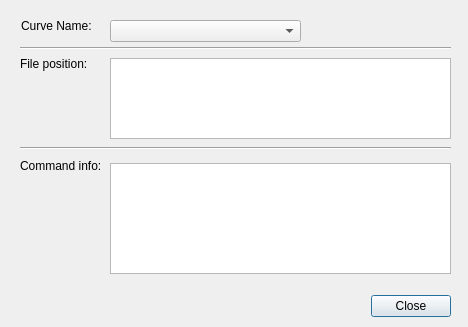
<?xml version="1.0" encoding="UTF-8"?>
<ui version="4.0">
 <class>IcvCurveInfo</class>
 <widget class="QDialog" name="IcvCurveInfo">
  <property name="geometry">
   <rect>
    <x>0</x>
    <y>0</y>
    <width>468</width>
    <height>327</height>
   </rect>
  </property>
  <property name="windowTitle">
   <string>Dialog</string>
  </property>
  <property name="sizeGripEnabled">
   <bool>false</bool>
  </property>
  <widget class="QDialogButtonBox" name="buttonBox">
   <property name="geometry">
    <rect>
     <x>370</x>
     <y>290</y>
     <width>81</width>
     <height>32</height>
    </rect>
   </property>
   <property name="locale">
    <locale language="English" country="UnitedStates"/>
   </property>
   <property name="orientation">
    <enum>Qt::Horizontal</enum>
   </property>
   <property name="standardButtons">
    <set>QDialogButtonBox::Close</set>
   </property>
  </widget>
  <widget class="QLabel" name="label">
   <property name="geometry">
    <rect>
     <x>21</x>
     <y>15</y>
     <width>71</width>
     <height>21</height>
    </rect>
   </property>
   <property name="text">
    <string>Curve Name:</string>
   </property>
  </widget>
  <widget class="QLabel" name="label_2">
   <property name="geometry">
    <rect>
     <x>20</x>
     <y>53</y>
     <width>91</width>
     <height>21</height>
    </rect>
   </property>
   <property name="text">
    <string>File position:</string>
   </property>
  </widget>
  <widget class="QLabel" name="label_3">
   <property name="geometry">
    <rect>
     <x>20</x>
     <y>150</y>
     <width>81</width>
     <height>31</height>
    </rect>
   </property>
   <property name="text">
    <string>Command info:</string>
   </property>
  </widget>
  <widget class="Line" name="line">
   <property name="geometry">
    <rect>
     <x>20</x>
     <y>40</y>
     <width>431</width>
     <height>16</height>
    </rect>
   </property>
   <property name="orientation">
    <enum>Qt::Horizontal</enum>
   </property>
  </widget>
  <widget class="Line" name="line_2">
   <property name="geometry">
    <rect>
     <x>20</x>
     <y>140</y>
     <width>431</width>
     <height>16</height>
    </rect>
   </property>
   <property name="orientation">
    <enum>Qt::Horizontal</enum>
   </property>
  </widget>
  <widget class="QPlainTextEdit" name="plainEditFileBriefInfo">
   <property name="geometry">
    <rect>
     <x>110</x>
     <y>163</y>
     <width>341</width>
     <height>111</height>
    </rect>
   </property>
  </widget>
  <widget class="QComboBox" name="comboBoxCurveTitle">
   <property name="geometry">
    <rect>
     <x>110</x>
     <y>20</y>
     <width>191</width>
     <height>22</height>
    </rect>
   </property>
  </widget>
  <widget class="QPlainTextEdit" name="plainTextEditFilePos">
   <property name="geometry">
    <rect>
     <x>110</x>
     <y>58</y>
     <width>341</width>
     <height>81</height>
    </rect>
   </property>
  </widget>
 </widget>
 <resources/>
 <connections>
  <connection>
   <sender>buttonBox</sender>
   <signal>accepted()</signal>
   <receiver>IcvCurveInfo</receiver>
   <slot>accept()</slot>
   <hints>
    <hint type="sourcelabel">
     <x>248</x>
     <y>254</y>
    </hint>
    <hint type="destinationlabel">
     <x>157</x>
     <y>274</y>
    </hint>
   </hints>
  </connection>
  <connection>
   <sender>buttonBox</sender>
   <signal>rejected()</signal>
   <receiver>IcvCurveInfo</receiver>
   <slot>reject()</slot>
   <hints>
    <hint type="sourcelabel">
     <x>316</x>
     <y>260</y>
    </hint>
    <hint type="destinationlabel">
     <x>286</x>
     <y>274</y>
    </hint>
   </hints>
  </connection>
 </connections>
</ui>
